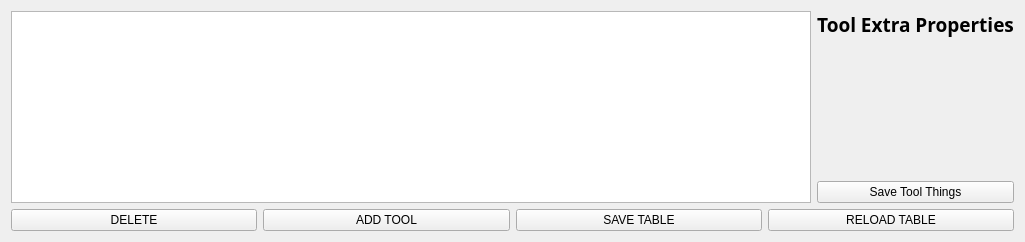
        <widget class="QWidget" name="tab_3">
         <attribute name="title">
          <string>Tools</string>
         </attribute>
         <layout class="QVBoxLayout" name="verticalLayout_11">
          <item>
           <layout class="QHBoxLayout" name="horizontalLayout_17">
            <item>
             <widget class="ToolTable" name="tooltable">
              <property name="minimumSize">
               <size>
                <width>800</width>
                <height>0</height>
               </size>
              </property>
              <property name="maximumSize">
               <size>
                <width>16777215</width>
                <height>16777215</height>
               </size>
              </property>
              <property name="gridStyle">
               <enum>Qt::DashLine</enum>
              </property>
             </widget>
            </item>
            <item>
             <layout class="QVBoxLayout" name="verticalLayout_2">
              <item>
               <widget class="QLabel" name="label_2">
                <property name="maximumSize">
                 <size>
                  <width>16777215</width>
                  <height>16777215</height>
                 </size>
                </property>
                <property name="font">
                 <font>
                  <family>Noto Sans</family>
                  <pointsize>14</pointsize>
                  <weight>75</weight>
                  <bold>true</bold>
                 </font>
                </property>
                <property name="text">
                 <string>Tool Extra Properties</string>
                </property>
                <property name="alignment">
                 <set>Qt::AlignCenter</set>
                </property>
               </widget>
              </item>
              <item>
               <widget class="ToolSTLField" name="toolmodel" native="true">
                <property name="maximumSize">
                 <size>
                  <width>16777215</width>
                  <height>16777215</height>
                 </size>
                </property>
               </widget>
              </item>
              <item>
               <spacer name="verticalSpacer">
                <property name="orientation">
                 <enum>Qt::Vertical</enum>
                </property>
                <property name="sizeHint" stdset="0">
                 <size>
                  <width>20</width>
                  <height>40</height>
                 </size>
                </property>
               </spacer>
              </item>
              <item>
               <widget class="QPushButton" name="save_tool_properties">
                <property name="maximumSize">
                 <size>
                  <width>16777215</width>
                  <height>16777215</height>
                 </size>
                </property>
                <property name="text">
                 <string>Save Tool Things</string>
                </property>
               </widget>
              </item>
             </layout>
            </item>
           </layout>
          </item>
          <item>
           <layout class="QHBoxLayout" name="horizontalLayout_16">
            <item>
             <widget class="QPushButton" name="pushButton_17">
              <property name="text">
               <string>DELETE</string>
              </property>
             </widget>
            </item>
            <item>
             <widget class="QPushButton" name="pushButton_18">
              <property name="text">
               <string>ADD TOOL</string>
              </property>
             </widget>
            </item>
            <item>
             <widget class="QPushButton" name="pushButton_15">
              <property name="text">
               <string>SAVE TABLE</string>
              </property>
             </widget>
            </item>
            <item>
             <widget class="QPushButton" name="pushButton_12">
              <property name="text">
               <string>RELOAD TABLE</string>
              </property>
             </widget>
            </item>
           </layout>
          </item>
         </layout>
        </widget>
